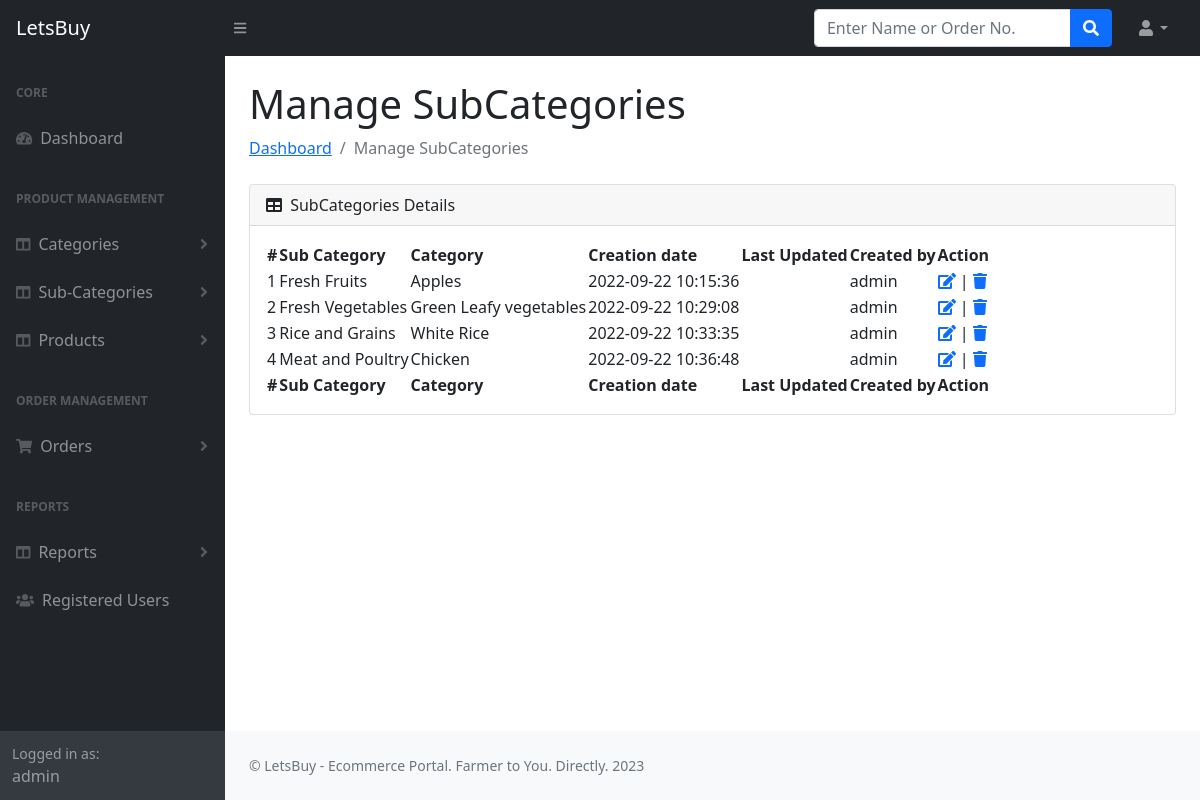
The page /admin/manage-subcategories.php (signed in) on the database its author committed.
### tables this page shows
CREATE TABLE `subcategory` (
  `id` int(11) NOT NULL,
  `categoryid` int(11) DEFAULT NULL,
  `subcategoryName` varchar(255) DEFAULT NULL,
  `creationDate` timestamp NULL DEFAULT current_timestamp(),
  `updationDate` timestamp NULL DEFAULT NULL ON UPDATE current_timestamp(),
  `createdBy` int(11) DEFAULT NULL
);

CREATE TABLE `category` (
  `id` int(11) NOT NULL,
  `categoryName` varchar(255) DEFAULT NULL,
  `categoryDescription` longtext DEFAULT NULL,
  `creationDate` timestamp NOT NULL DEFAULT current_timestamp(),
  `updationDate` timestamp NULL DEFAULT NULL ON UPDATE current_timestamp(),
  `createdBy` int(11) DEFAULT NULL
);

### admin/manage-subcategories.php (the view, shortened to what this page needs)
<?php session_start();
include_once('includes/config.php');
if(strlen( $_SESSION["aid"])==0)
{
header('location:logout.php');
} else {
?>
<!DOCTYPE html>
<html lang="en">
    <head>
        <link href="https://cdn.jsdelivr.net/npm/simple-datatables@latest/dist/style.css" rel="stylesheet" />
        <link href="css/styles.css" rel="stylesheet" />
    </head>
    <body class="sb-nav-fixed">
 <?php include_once('includes/header.php');?>
        <div id="layoutSidenav">
       <?php include_once('includes/sidebar.php');?>
            <div id="layoutSidenav_content">
                <main>
                    <div class="container-fluid px-4">
                        <h1 class="mt-4">Manage SubCategories</h1>
                        <ol class="breadcrumb mb-4">
                            <li class="breadcrumb-item"><a href="index.html">Dashboard</a></li>
                            <li class="breadcrumb-item active">Manage SubCategories</li>
                        </ol>
                        <div class="card mb-4">
                            <div class="card-header">
                                <i class="fas fa-table me-1"></i>
                               SubCategories Details
                            </div>
                            <div class="card-body">
                                <table id="datatablesSimple">
                                    <thead>
                                        <tr>
                                            <th>#</th>
                                            <th>Sub Category</th>
                                            <th>Category</th>
                                            <th>Creation date</th>
                                            <th>Last Updated</th>
                                            <th>Created by</th>
                                            <th>Action</th>
                                        </tr>
                                    </thead>
                                    <tfoot>
                                        <tr>
                                        <th>#</th>
                                            <th>Sub Category</th>
                                            <th>Category</th>
                                            <th>Creation date</th>
                                            <th>Last Updated</th>
                                            <th>Created by</th>
                                            <th>Action</th>
                                        </tr>
                                    </tfoot>
                                    <tbody>
<?php $query=mysqli_query($con,"select category.categoryName,subcategory.subcategoryName as subcatname,subcategory.creationDate,subcategory.updationDate,subcategory.id as subid,tbladmin.username from subcategory join category on subcategory.categoryid=category.id join tbladmin on tbladmin.id=subcategory.createdBy");
$cnt=1;
while($row=mysqli_fetch_array($query))
{
?>
                                <tr>
                                            <td><?php echo htmlentities($cnt);?></td>
                                            <td><?php echo htmlentities($row['categoryName']);?></td>
                                            <td><?php echo htmlentities($row['subcatname']);?></td>
                                            <td> <?php echo htmlentities($row['creationDate']);?></td>
                                            <td><?php echo htmlentities($row['updationDate']);?></td>
                                            <td><?php echo htmlentities($row['username']);?></td>
                                            <td>
                                            <a href="edit-subcategory.php?id=<?php echo $row['subid']?>"><i class="fas fa-edit"></i></a> |
                                            <a href="manage-subcategories.php?id=<?php echo $row['subid']?>&del=delete" onClick="return confirm('Are you sure you want to delete?')"><i class="fa fa-trash" aria-hidden="true"></i></a></td>
                                        </tr>
                                        <?php $cnt=$cnt+1; } ?>
                                    </tbody>
                                </table>
                            </div>
                        </div>
                    </div>
                </main>
<?php include_once('includes/footer.php');?>
            </div>
        </div>
    </body>
</html>
<?php } ?>

### rows shown on the page
subcategory: categoryid.categoryName "Fresh Fruits", subcategoryName "Apples", creationDate "2022-09-22 10:15:36", tbladmin.username "admin"
subcategory: categoryid.categoryName "Fresh Vegetables", subcategoryName "Green Leafy vegetables", creationDate "2022-09-22 10:29:08", tbladmin.username "admin"
subcategory: categoryid.categoryName "Rice and Grains", subcategoryName "White Rice", creationDate "2022-09-22 10:33:35", tbladmin.username "admin"
subcategory: categoryid.categoryName "Meat and Poultry", subcategoryName "Chicken", creationDate "2022-09-22 10:36:48", tbladmin.username "admin"

### other values the page prints
$_SESSION['alogin'] "admin"
